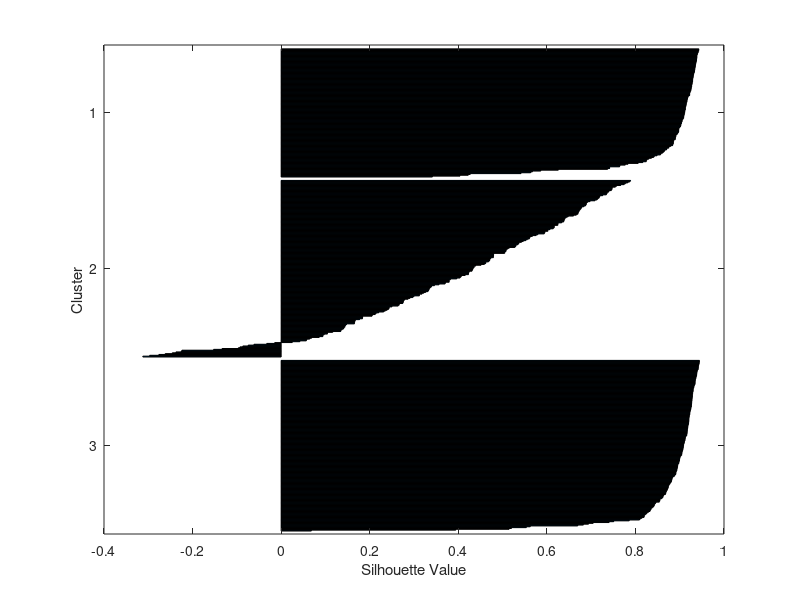
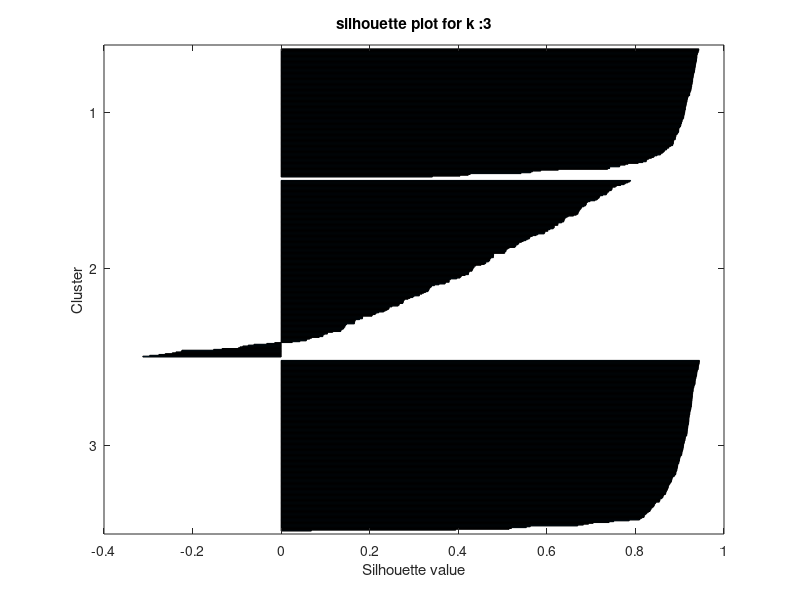
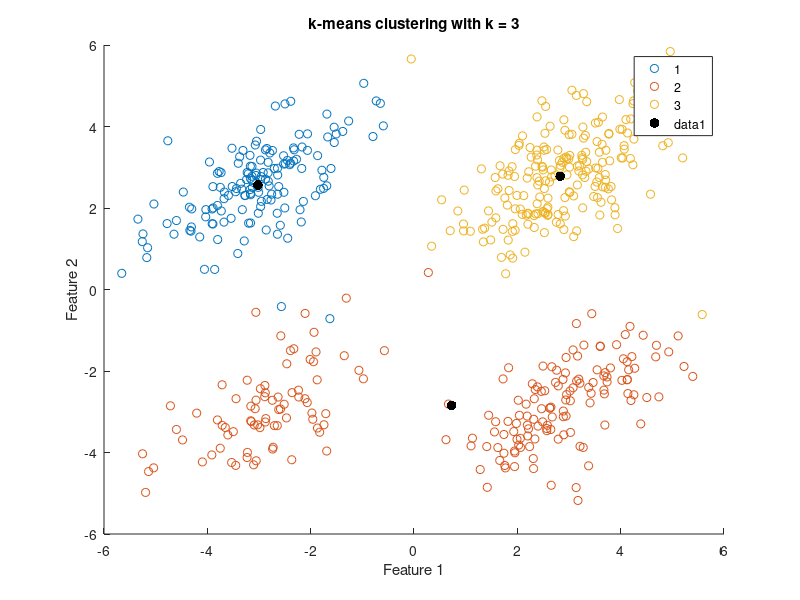
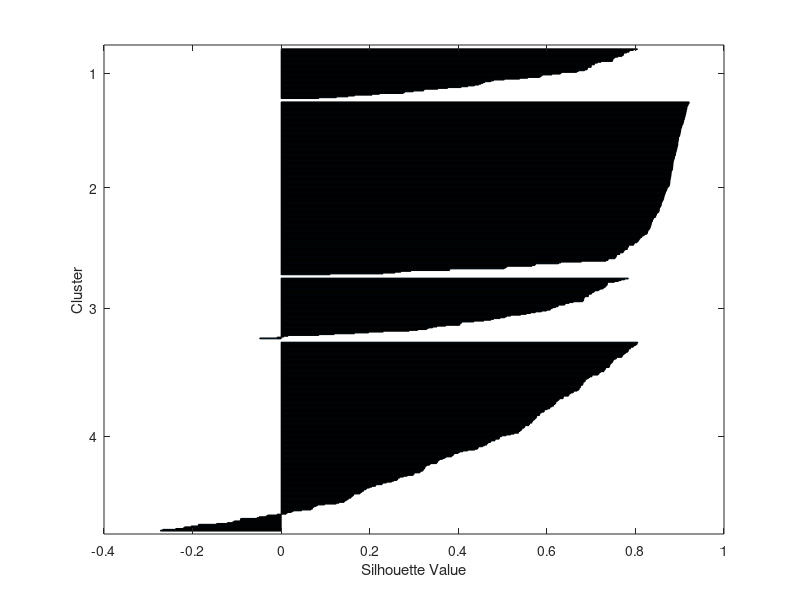

The MATLAB source for these figures, in order:
%loading kmeans
load kmeansdata;

%assing data to a variable 
new_data = X;
%defining k values

k_values = [3,4,5];

%part 2 begins
%%%%%%%%%%%%%%%%%%%%%%%%%%%%%%%%%%%%%%%%%%%%%%%%%%%%%

% %for evaluating matrices
% evl_mtrcs = zeros(length(k_values),1);
% 
% for i =1:length(k_values)
%     %k means clustering for every k value
%     k2 = k_values(i);
%     [indx,c] = kmeans(new_data,k2);
%     %evaluating the clutering perfomance
%     evl_mtrcs(i) = sum(sum(new_data-c(indx,:)));
%     %visualizing 
%     %************************
% 
    % % figure;
    % % gscatter(new_data(:,1),new_data(:,2),indx);
    % % hold on;
    % % %ploting centroids
    % % scatter(c(:,1),c(:,2),100,'k','filled');
    % % title("cluster results");
    % % legend('cluser1','cluster2','cluster3');
    % % hold off;
    % % ***************************
%     if size(new_data,2)<= 3
%         figure;
% 
%         scatter3(new_data(:,1),new_data(:,2),new_data(:,3),[],indx,'filled');
%         title(["k means clustering with k = ",num2str(k2)]);
%          xlabel('Feature 1');
%         ylabel('Feature 2');
%         zlabel('Feature 3');
%         drawnow;
% 
%     end
% 
% end
% 
% [optimal_value, indx_optimal] = min(evl_mtrcs);
% optimal_k = k_values(indx_optimal);
% fprintf('Optimal number of clusters: K = %d\n', optimal_k);
% part 2 end
%%%%%%%%%%%%%%%%%%%%%%%%%%%%%%%%%%%%%%%%%%%%%%%%%%%%%

%part 3

%initializing variables for mean silhouette score
mean_sil_score = zeros(length(k_values),1);

for i =1:length(k_values)
    %k means clustring for every k value
    k2 = k_values(i);
    [indx,centroids] = kmeans(new_data,k2);

    %calculating sihoutte values
    silht_values = silhouette(new_data,indx);
    %calculating 
    mean_sil_score(i) = mean(silht_values);
    %ploting silht values for each cluster 
  
        figure;
        
        silhouette(new_data,indx);
        
        title (["silhouette plot for k :",num2str(k2)]);
        xlabel('Silhouette value');
        ylabel('Cluster');

        %%%%%%%%%%%%%%%%%%%%%%%%%%%%%%%%%%%%%%%%%%%%%%
        %q3 end

  %q4 begin
  %ploting clustrs
  % figure;
  % gscatter(new_data(:,1),new_data(:,2),indx);
  % hold on;
  % plot(centroids(:, 1), centroids(:, 2), 'kx', 'MarkerSize', 15, 'LineWidth', 3);xlabel('Feature 1');
  % ylabel('Feature 2');
  % legend('Cluster 1', 'Cluster 2', 'Cluster 3', 'Centroids');
  % hold off;
  figure;
  gscatter(new_data(:, 1), new_data(:, 2), indx);
  hold on;
  scatter(centroids(:, 1), centroids(:, 2), 50, 'k', 'filled');
  title(['k-means clustering with k = ', num2str(k2)]);
  xlabel('Feature 1');
  ylabel('Feature 2');
  hold off;



   
end
